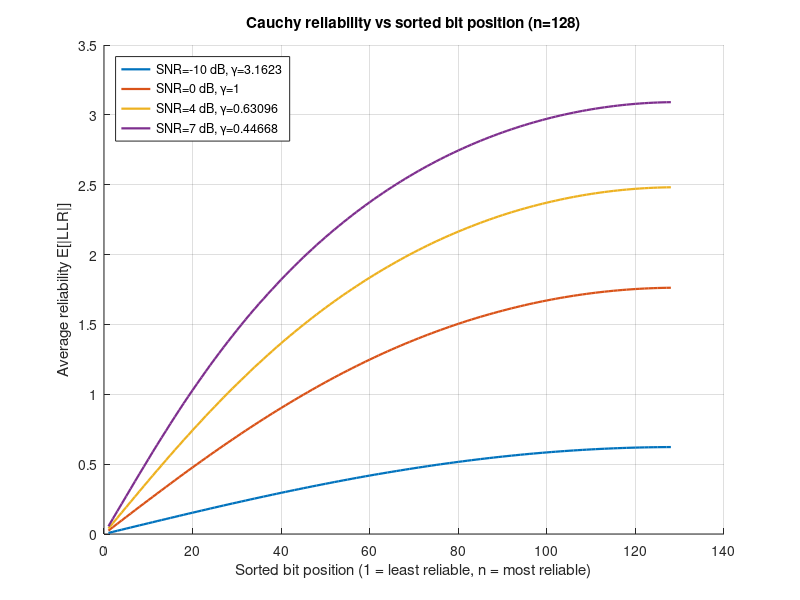

This chart was generated by the following MATLAB code:
function plot_cauchy_reliability()
% =========================================================================
% plot_cauchy_reliability.m
%
% PURPOSE:
%   Plots the average bit reliability profile for BPSK over a Cauchy
%   (impulsive) noise channel, across multiple SNR values.
%
% BACKGROUND:
%   The Cauchy distribution has heavier tails than the Gaussian: large
%   noise outliers occur with non-negligible probability.  This produces
%   a distinctive reliability profile — most bits are highly reliable,
%   but a small fraction receive extreme noise and become very unreliable.
%   Consequently, the sorted reliability profile rises steeply for the
%   majority of bits and then flattens (or drops) for the outlier-affected
%   bits at the high-rank end.
%
%   This shape is qualitatively different from AWGN, where reliability
%   rises smoothly across all ranks.  Understanding this difference
%   motivates using a Cauchy-specific LLR in ORBGRAND rather than the
%   AWGN LLR.
%
% CHANNEL MODEL:
%   BPSK: bit x in {0,1} -> symbol s = 1 - 2*x in {+1, -1}.
%   Cauchy noise: z = gamma * tan(pi*(U - 0.5)), U ~ Uniform(0,1).
%   Received: r = s + z.
%
%   Cauchy LLR for BPSK:
%     L(r) = log(1 + ((r-1)/gamma)^2) - log(1 + ((r+1)/gamma)^2)
%   (or equivalently: log(gamma^2+(r+1)^2) - log(gamma^2+(r-1)^2) with sign flipped)
%
%   NOTE: The LLR formula used here has the argument order reversed
%   relative to the standard convention in the driver.  Both are valid;
%   this version is positive when r > 0 (evidence for bit 1) vs the
%   driver convention (positive when r > 0 means bit 0).  The reliability
%   |LLR| is the same in both cases.
%
% SNR CONVENTION:
%   gamma = 10^(-SNR_dB / 20), matching the convention in plot_awgn and
%   plot_lwgn for cross-noise-model comparison.
%
% RELIABILITY PROFILE:
%   For each frame, sort |LLR| in ascending order (least to most reliable).
%   Average across Nframes to get E[|LLR|_(i)] for rank i = 1..n.
% =========================================================================

    n       = 128;
    Nframes = 20000;           % frames to average for smooth curves
    SNRdB_list = [-10 0 4 7]; % SNR values in dB (lower = noisier / larger gamma)

    figure; hold on; grid on;

    for snrdb = SNRdB_list

        gamma = 10^(-snrdb/20);   % Cauchy scale parameter (heavier tail = larger gamma)

        % Generate a random binary matrix (n bits x Nframes frames) and modulate.
        x = randi([0 1], n, Nframes);
        s = 1 - 2*x;   % BPSK symbols: 0 -> +1, 1 -> -1

        % Generate Cauchy noise using the inverse-CDF method.
        % If U ~ Uniform(0,1), then gamma*tan(pi*(U-0.5)) ~ Cauchy(0,gamma).
        U = rand(n, Nframes);
        z = gamma * tan(pi*(U - 0.5));
        r = s + z;   % received signal matrix (n x Nframes)

        % Compute the exact Cauchy LLR for each received sample.
        % The reliability of each received bit is |LLR|.
        LLR = log( 1 + ((r - 1)./gamma).^2 ) ...
            - log( 1 + ((r + 1)./gamma).^2 );

        Gamma = abs(LLR);   % reliability = |LLR|, always non-negative

        % Sort each frame's reliability vector ascending and average across frames.
        % Result: Gamma_mean(i) = average reliability of the i-th least reliable bit.
        Gamma_sorted = sort(Gamma, 1, 'ascend');   % sort within each column
        Gamma_mean   = mean(Gamma_sorted, 2);       % average across frames

        plot(1:n, Gamma_mean, 'LineWidth', 1.6, ...
            'DisplayName', sprintf('SNR=%g dB, \\gamma=%.5g', snrdb, gamma));
    end

    xlabel('Sorted bit position (1 = least reliable, n = most reliable)');
    ylabel('Average reliability E[|LLR|]');
    legend('Location','northwest');
    title('Cauchy reliability vs sorted bit position (n=128)');
end
